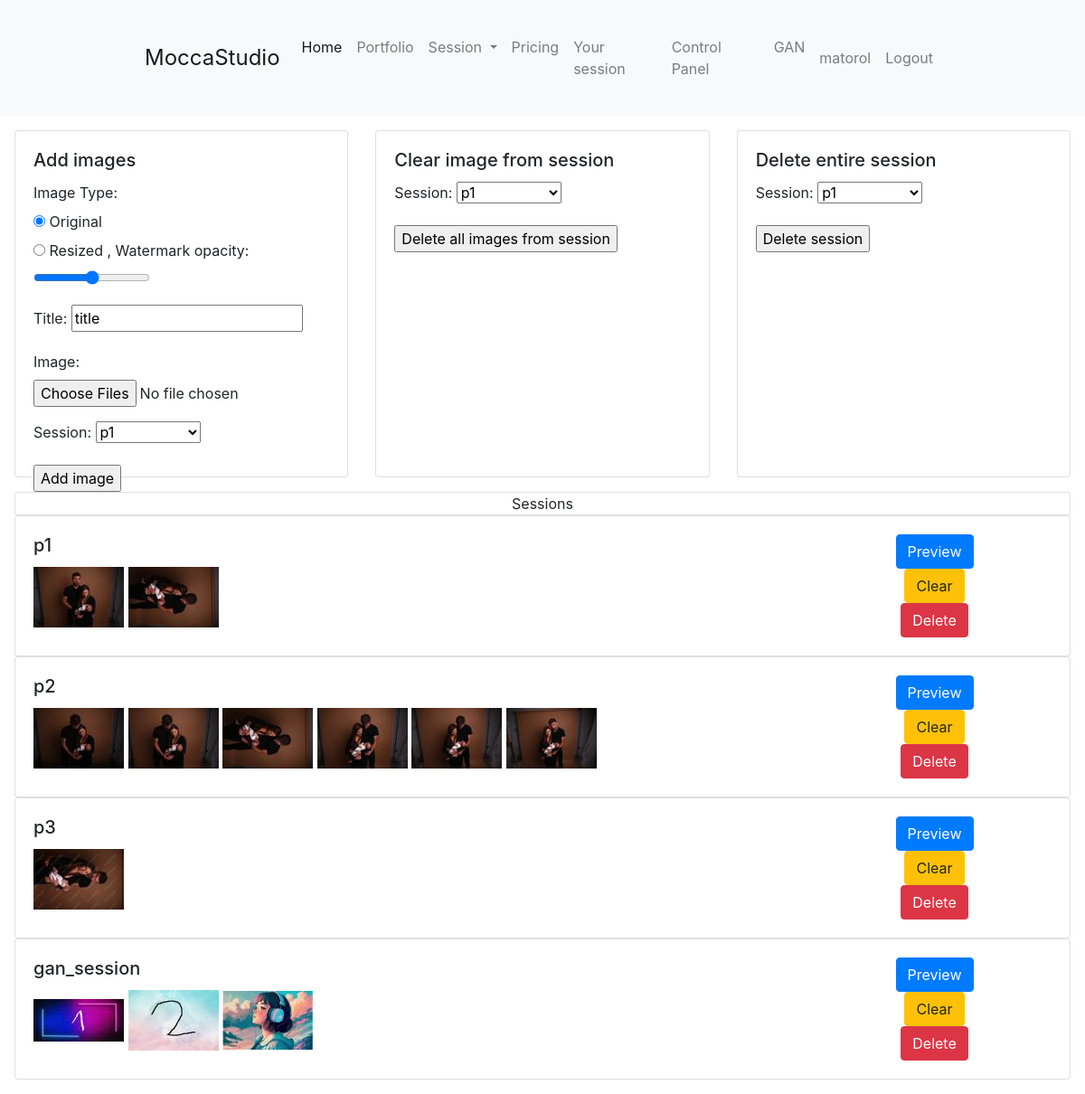
The page /control_panel/photos_sessions/ (signed in) on the database its author committed.
### main/models.py (models this page shows, shortened)
class Session(models.Model):
    name = models.CharField(max_length=100, unique=True)
    password = models.CharField(max_length=100, default="password")

class Photo(models.Model):
    title = models.CharField(max_length=255)
    image = models.ImageField(upload_to='photos/')
    session = models.ForeignKey(Session, on_delete=models.CASCADE,null=True)
    selected_to_edit = models.BooleanField(default=False)
    thumbnail = models.ImageField(upload_to='thumbnails/', blank=True, null=True)
    thumbnail_medium = models.ImageField(upload_to='thumbnails_medium/', blank=True, null=True)

### main/views.py (the view)
# urls.py: path("control_panel/photos_sessions/", views.photos_sessions, name="photos_sessions"),
@user_passes_test(lambda user: user.is_superuser)
def photos_sessions(request):
    context = {}
    sessions = Session.objects.all()
    if request.method == 'POST':
        if 'clear_session' in request.POST:
            session_id =  request.POST['session']
            dropped_photo = Photo.objects.filter(session_id=session_id)
            for photo in dropped_photo:
                photo.delete()
        if 'delete_session' in request.POST:
            session_id =  request.POST['session']
            dropped_photo = Photo.objects.filter(session_id=session_id)
            for photo in dropped_photo:
                photo.delete()
            Session.objects.filter(id=session_id).delete()
        if 'add_images_session' in request.POST:
            form = PhotoForm(request.POST, request.FILES)
            if form.is_valid():
                images = request.FILES.getlist('image')
                image_type = request.POST.get('image_type')
                uploaded_photos = []
                for image in images:
                    uploaded_photos.append('a')
                    print(uploaded_photos)
                    try:
                        img = Image.open(image)
                        if img.format !='JPEG':
                            print("not jpg")
                            raise ValidationError("not jpeg")
                        if image_type == 'original':
                            photo = Photo(title=image.name, image=image, session=form.cleaned_data['session'])
                            photo.save()
                        elif image_type == 'resized':
                            create_watermarked_photo(image, form.cleaned_data['session'], request.POST['watermark_opacity'])
                    except Exception as e:
                        form.add_error('image',str(e))
                img_obj = form.instance
                context = {'form': form, 'img_obj': img_obj, 'sessions':sessions,  'uploaded_photos': uploaded_photos}
                return render(request, 'main/control_panel/photos_sessions.html', context)
    else:
        form = PhotoForm()
    photos = Photo.objects.all()
    context = {'sessions': sessions, 'photos': photos}
    return render(request, 'main/control_panel/photos_sessions.html', context)

### main/templates/main/control_panel/photos_sessions.html (shortened to what this page needs)
{% extends 'main/base.html' %}
{% block content %}
{% if user.is_superuser %}
<div class="m-3">
    <div class="row">
        <div class="col-sm-4">
            <div class="card" style="height: 24rem;">
                <form method="post" enctype="multipart/form-data">
                    <div class="card-body">
                    <h5 class="card-title">Add images</h5>
                    <p class="card-text">
                        <label for="id_image_type">Image Type:</label><br>
                        <input type="radio" name="image_type" id="id_image_type_original" value="original" checked>
                        <label for="id_image_type_original">Original</label><br>
                        <input type="radio" name="image_type" id="id_image_type_resized" value="resized">
                        <label for="id_image_type_resized">Resized</label>
                        <label for="watermark_opacity">, Watermark opacity:</label>
                        <input type="range" name="watermark_opacity" id="watermark_opacity" min="0" max="100" value="50" step="10">
                    </p>
                    <p class="card-text">
                        <label for="id_title">Title:</label>
                        <input type="text" name="title" id="id_title" value="title">
                    </p>
                    <p class="card-text">
                        <label for="id_image">Image:</label>
                        <input type="file" name="image" id="id_image" multiple>
                    </p>
                    <p class="card-text">
                        <label for="id_session">Session:</label>
                        <select name="session" id="id_session">
                            {% for session in sessions %}
                                <option value="{{ session.id }}">{{ session.name }}</option>
                            {% endfor %}
                        </select>
                    </p>
                    <p class="card-text">
                        <input type="submit" name="add_images_session" value="Add image">
                    </p>
                </div>
                </form>
            </div>
        </div>
        <div class="col-sm-4">
            <div class="card" style="height: 24rem;">
                <form method="post">
                    <div class="card-body">
                    <h5 class="card-title">Clear image from session</h5>
                    <p class="card-text">
                        <label for="id_session">Session:</label>
                        <select name="session" id="id_session">
                            {% for session in sessions %}
                                <option value="{{ session.id }}">{{ session.name }}</option>
                            {% endfor %}
                        </select>
                    </p>
                    <p class="card-text">
                        <input type="submit" name="clear_session" value="Delete all images from session">
                    </p>
                </div>
                </form>
            </div>
        </div>
        <div class="col-sm-4">
            <div class="card" style="height: 24rem;">
                <form method="post">
                    <div class="card-body">
                    <h5 class="card-title">Delete entire session</h5>
                    <p class="card-text">
                        <label for="id_session">Session:</label>
                        <select name="session" id="id_session">
                            {% for session in sessions %}
                                <option value="{{ session.id }}">{{ session.name }}</option>
                            {% endfor %}
                        </select>
                    </p>
                    <p class="card-text">
                        <input type="submit" name="delete_session" value="Delete session">
                    </p>
                </div>
                </form>
            </div>
        </div>
    </div>
</div>
<div class="m-3">
    <div class="card text-center">Sessions</div>
    {% for session in sessions %}
            <div class="card">
                <div class="card-body">
                    <div class="row">
                        <div class="col-md-9">
                            <h5 class="card-title">{{ session.name }}</h5>
                            <p class="card-text">
                                {% for photo in session.photo_set.all %}
                                    {% if forloop.counter <= 9 %}
                                        <img src="{{ photo.thumbnail.url }}" alt="connect" style="max-height: 100px">
                                    {% elif forloop.counter == 10 %}
                                        <span>+{{ session.photo_set.all.count|add:"-9" }} ...</span>
                                    {% endif %}
                                {% endfor %}
                            </p>
                        </div>
                        <div class="col-md-3 text-center">
                            <a href="/session/{{session.name}}"><button class="btn btn-primary">Preview</button></a>
                            <form method="post">
                                <button type="submit" name="clear_session" class="btn btn-warning">Clear</button>
                            </form>
                            <form method="post">
                                <button type="submit" name="delete_session" class="btn btn-danger">Delete</button>
                            </form>
                        </div>
                    </div>
                </div>
            </div>
    {% endfor %}
</div>
{% endif %}
{% endblock %}

### main/templates/main/base.html (shortened to what this page needs)
<!DOCTYPE html>
<html lang="en">
<head>
    <link rel="stylesheet" href="https://cdn.jsdelivr.net/npm/bootstrap@4.3.1/dist/css/bootstrap.min.css">
    <link rel="stylesheet" href="https://cdnjs.cloudflare.com/ajax/libs/font-awesome/5.15.3/css/all.min.css">
    {% load static %}
    <link rel="stylesheet" type="text/css" href="{% static 'base.css' %}">
    <link rel="stylesheet" type="text/css" href="{% static 'lightbox/lightbox.min.css' %}">
</head>
<body>
    {% block nav %}
    <nav class="navbar navbar-expand-lg navbar-light bg-light">
        <a class="navbar-brand" href="/">MoccaStudio</a>
        <div class="collapse navbar-collapse" id="navbarSupportedContent">
        <ul class="navbar-nav mr-auto">
            <li class="nav-item active">
                <a class="nav-link" href="/home">Home <span class="sr-only">(current)</span></a>
            </li>
            <li class="nav-item">
                <a class="nav-link" href="/portfolio">Portfolio</a>
            </li>
            <li class="nav-item dropdown">
                <a class="nav-link dropdown-toggle" href="#" id="navbarDropdown" role="button" data-toggle="dropdown" aria-haspopup="true" aria-expanded="false">
                    Session
                </a>
            </li>
            <li class="nav-item">
                <a class="nav-link" href="/pricing">Pricing</a>
            </li>
            {% if user.is_authenticated %}
            <li class="nav-item">
                <a class="nav-link" href="/sessions/{{user.username}}">Your session</a>
            </li>
            {% endif %}
            {% if user.is_superuser %}
            <li class="nav-item">
                <a class="nav-link" href="/control_panel">Control Panel</a>
            </li>
            <li class="nav-item">
                <a class="nav-link" href="/gan_control_panel">GAN</a>
            </li>
            {% endif %}
        </ul>
        <ul class="navbar-nav ml-auto">
            {% if user.is_authenticated %}
                <li class="nav-item">
                    <a class="nav-link" href="/profile">{{user.username}}</a>
                </li>
                <span class="nav-item">
                    <a class="nav-link" href="/logout">Logout</a>
                </span>
            {% endif %}
        </ul>
        </div>
    </nav>
    {% endblock %}
    {% block content %}
    {% endblock %}
</body>
</html>

### main/static/base.css (style rules this page uses)
body { font-size: 1.0rem; }
.navbar { padding: 2rem 10rem; }
.navbar-brand { font-size: 1.5rem; }

### rows shown on the page
Session: name "p1"
Photo: thumbnail (picture)
Photo: thumbnail (picture)
Session: name "p2"
Photo: thumbnail (picture)
Photo: thumbnail (picture)
Photo: thumbnail (picture)
Photo: thumbnail (picture)
Photo: thumbnail (picture)
Photo: thumbnail (picture)
Session: name "p3"
Photo: thumbnail (picture)
Session: name "gan_session"
Photo: thumbnail (picture)
Photo: thumbnail (picture)
Photo: thumbnail (picture)

### other values the page prints
{{ user.username }} "matorol"
form field session "p1"
